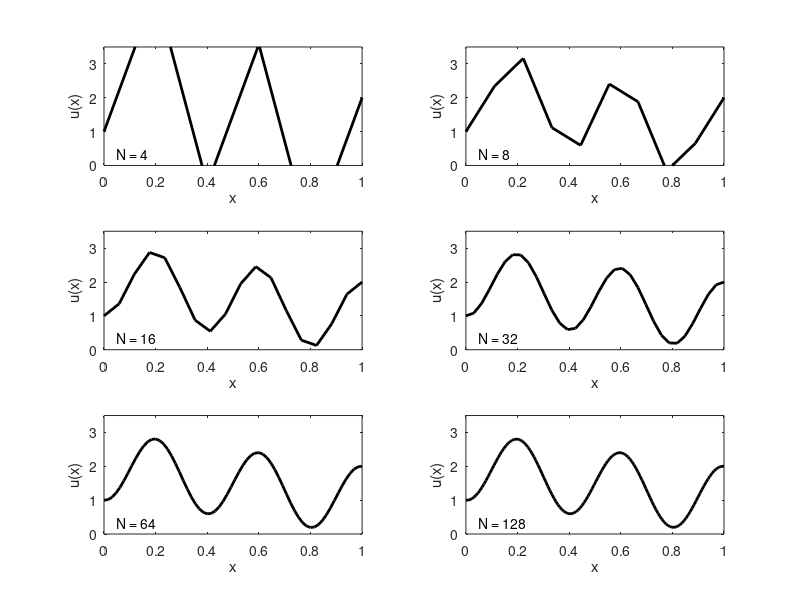

The MATLAB source for this figure:

 Nvec = [4 8 16 32 64 128];
 u0 = 1;
 u1 = 2;
 figure(1), clf
 for j=1:length(Nvec)
    N = Nvec(j);
    h = 1/(N+1);
    x = h*[1:N]'; 
    A = (-2*eye(N)+diag(ones(N-1,1),1)+diag(ones(N-1,1),-1))/(h^2);
    f = 25*pi^2*cos(5*pi*x);
    f(1) = f(1)-u0/(h^2);
    f(N) = f(N)-u1/(h^2);
    u = A\f;
% plot the function, adding in the inhomogeneous values at the boundary;
% this tacks on extra entries for the x and u vectors:
    subplot(3,2,j)
    plot([0;x;1],[u0;u;u1],'k-','linewidth',2), hold on
    axis([0 1 0 3.5])
    xlabel('x')
    ylabel('u(x)')
    set(gca,'ytick',[0:1:3])
    text(.05,.35,sprintf('N = %d',N))
 end
 print -depsc2 diffmats_b
